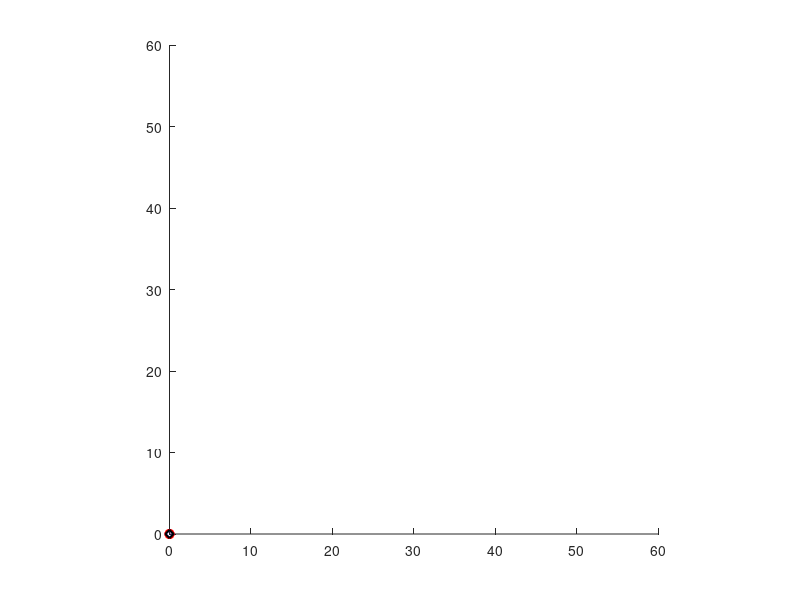

The MATLAB script that drew this image: (Note: this script raises an error after producing the figure.)
function simulate()

    close all
    clf
    hold on
    plot_prediction_d1 = plot(0,0,'or-', 'Linewidth', 1.5);
    plot_trajectory_d1 = plot(0,0,'db-','Linewidth', 1.5);
    
    plot_prediction_d2 = plot(0,0,'or-', 'Linewidth', 1.5);
    plot_trajectory_d2 = plot(0,0,'dk-','Linewidth', 1.5);
   
    % plot_uav_body = plot(0,0,'Color',[1 0.6 0],'LineWidth',3);
    state_trajectory=[];
    control_variables=[];
    
    axis square
    xlim([0 60])
    ylim([0 60])
    
    current_state = [0;0;0;0;0;0;0;0;0;0;0;0];
    current_MPC_solution = [];
    
    [H,Ts,drone1_info, drone2_info] = drones_info;
%     [xobs,yobs, obj_coord,radius] = obstacle;
    [mass,inertia_moment,arm_moment,gravitational_acceleration] = parameters;
%     plot(xobs,yobs, '-k','Linewidth', 1.5);

    for k = 1:50
        
        %% Run the controller
        [command_d1, command_d2, current_MPC_solution, predicted_trajectory_d1,predicted_trajectory_d2] = ...
            optimizetrajectory(current_state, current_MPC_solution);
        
        %% Run the simulation
        current_state = simulate_timestep(current_state, command_d1,command_d2);

        %% Visualize
        plot_prediction_d1.XData = predicted_trajectory_d1(:,1);
        plot_prediction_d1.YData = predicted_trajectory_d1(:,2);
        plot_trajectory_d1.XData(end+1) = current_state(1);
        plot_trajectory_d1.YData(end+1) = current_state(2);
        
        plot_prediction_d2.XData = predicted_trajectory_d2(:,1);
        plot_prediction_d2.YData = predicted_trajectory_d2(:,2);
        plot_trajectory_d2.XData(end+1) = current_state(7);
        plot_trajectory_d2.YData(end+1) = current_state(8);
     %   plot_uav_body.XData = [0 -sin(current_state(3))]*4 + current_state(1);
     %   plot_uav_body.YData = [0 cos(current_state(3))]*4+ current_state(2);
        
        state_trajectory(end+1,:) = current_state;
        control_variables(end+1,:) = current_MPC_solution;
        
        drawnow
        pause(0.05)
    end
        figure
    plot(command_d1(:,1));
    hold on
    plot(command_d1(:,2));
     figure
    plot(command_d2(:,1));
    hold on
    plot(command_d2(:,2));
    
    save('states.mat','state_trajectory')
    save('control.mat','control_variables')

end
